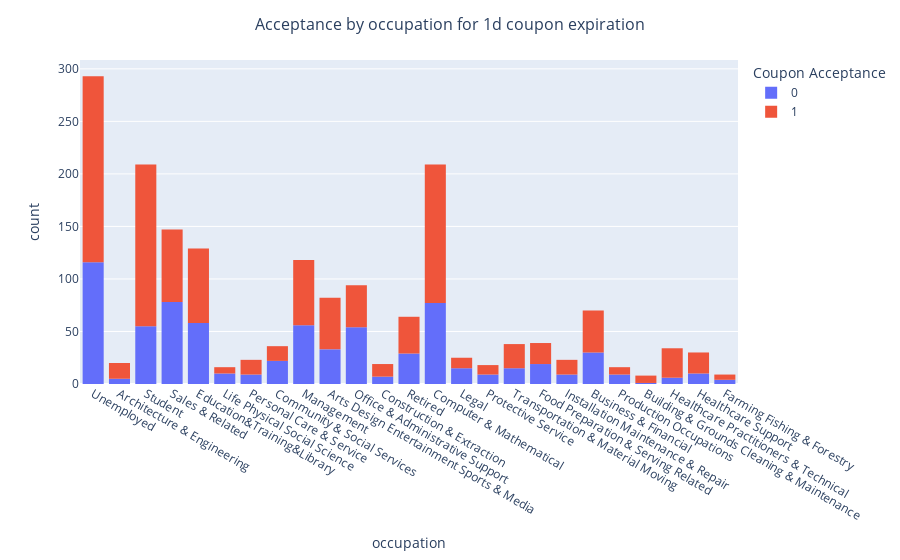

Notebook cell for this chart:
### Code cell
#graphing acceptance counts by employment for coupons that expire in 1d
fig = px.histogram(data_coffee.query("expiration == '1d'"), x = "occupation", color = "Coupon Acceptance")


fig.update_layout(
    title="Acceptance by occupation for 1d coupon expiration",
    title_font=dict(size=16),
    title_x=0.5  
)

### Figure 1 — Plotly figure (JSON) as saved in the notebook; plotly's stock layout.template omitted (floating-point values rounded to 4 significant figures; data arrays with more than 128 entries replaced by an {"elided": "..."} marker saying what was removed)
{"data": [{"alignmentgroup": "True", "bingroup": "x", "hovertemplate": "Coupon Acceptance=0<br>occupation=%{x}<br>count=%{y}<extra></extra>", "legendgroup": "0", "marker": {"color": "#636efa", "pattern": {"shape": ""}}, "name": "0", "offsetgroup": "0", "orientation": "v", "showlegend": true, "type": "histogram", "x": {"elided": "736 str values"}, "xaxis": "x", "yaxis": "y"}, {"alignmentgroup": "True", "bingroup": "x", "hovertemplate": "Coupon Acceptance=1<br>occupation=%{x}<br>count=%{y}<extra></extra>", "legendgroup": "1", "marker": {"color": "#EF553B", "pattern": {"shape": ""}}, "name": "1", "offsetgroup": "1", "orientation": "v", "showlegend": true, "type": "histogram", "x": {"elided": "1033 str values"}, "xaxis": "x", "yaxis": "y"}], "layout": {"barmode": "relative", "legend": {"title": {"text": "Coupon Acceptance"}, "tracegroupgap": 0}, "margin": {"t": 60}, "title": {"font": {"size": 16}, "text": "Acceptance by occupation for 1d coupon expiration", "x": 0.5}, "xaxis": {"anchor": "y", "domain": [0, 1], "title": {"text": "occupation"}}, "yaxis": {"anchor": "x", "domain": [0, 1], "title": {"text": "count"}}}}
